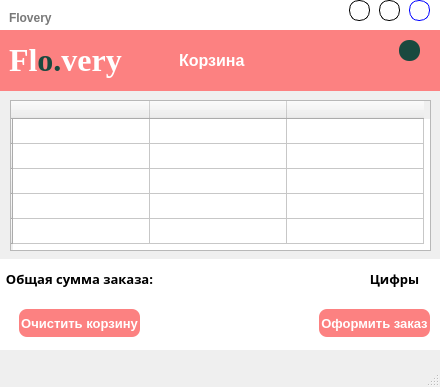
<?xml version="1.0" encoding="UTF-8"?>
<ui version="4.0">
 <class>MainWindow</class>
 <widget class="QMainWindow" name="MainWindow">
  <property name="geometry">
   <rect>
    <x>0</x>
    <y>0</y>
    <width>440</width>
    <height>387</height>
   </rect>
  </property>
  <property name="windowTitle">
   <string>MainWindow</string>
  </property>
  <widget class="QWidget" name="MainWidget">
   <widget class="QWidget" name="OverHeadWidget" native="true">
    <property name="geometry">
     <rect>
      <x>-11</x>
      <y>0</y>
      <width>771</width>
      <height>31</height>
     </rect>
    </property>
    <property name="styleSheet">
     <string notr="true">background-color: rgb(255, 255, 255);</string>
    </property>
    <widget class="QLabel" name="LabelName">
     <property name="geometry">
      <rect>
       <x>20</x>
       <y>10</y>
       <width>51</width>
       <height>16</height>
      </rect>
     </property>
     <property name="text">
      <string>&lt;html&gt;&lt;head/&gt;&lt;body&gt;&lt;p&gt;&lt;span style=&quot; font-size:9pt; font-weight:600; color:#787878;&quot;&gt;Flovery&lt;/span&gt;&lt;/p&gt;&lt;/body&gt;&lt;/html&gt;</string>
     </property>
    </widget>
    <widget class="QFrame" name="frameCircle1">
     <property name="geometry">
      <rect>
       <x>360</x>
       <y>0</y>
       <width>21</width>
       <height>21</height>
      </rect>
     </property>
     <property name="sizePolicy">
      <sizepolicy hsizetype="Fixed" vsizetype="Fixed">
       <horstretch>0</horstretch>
       <verstretch>0</verstretch>
      </sizepolicy>
     </property>
     <property name="minimumSize">
      <size>
       <width>0</width>
       <height>0</height>
      </size>
     </property>
     <property name="maximumSize">
      <size>
       <width>100</width>
       <height>100</height>
      </size>
     </property>
     <property name="styleSheet">
      <string notr="true">background-color: rgb(255, 255, 255);
border-radius: 10px;
border: 1px solid black;</string>
     </property>
     <property name="frameShape">
      <enum>QFrame::StyledPanel</enum>
     </property>
     <property name="frameShadow">
      <enum>QFrame::Raised</enum>
     </property>
    </widget>
    <widget class="QFrame" name="frameCircle2">
     <property name="geometry">
      <rect>
       <x>390</x>
       <y>0</y>
       <width>21</width>
       <height>21</height>
      </rect>
     </property>
     <property name="sizePolicy">
      <sizepolicy hsizetype="Fixed" vsizetype="Fixed">
       <horstretch>0</horstretch>
       <verstretch>0</verstretch>
      </sizepolicy>
     </property>
     <property name="minimumSize">
      <size>
       <width>0</width>
       <height>0</height>
      </size>
     </property>
     <property name="maximumSize">
      <size>
       <width>100</width>
       <height>100</height>
      </size>
     </property>
     <property name="styleSheet">
      <string notr="true">background-color: rgb(255, 255, 255);
border-radius: 10px;
border: 1px solid black;</string>
     </property>
     <property name="frameShape">
      <enum>QFrame::StyledPanel</enum>
     </property>
     <property name="frameShadow">
      <enum>QFrame::Raised</enum>
     </property>
    </widget>
    <widget class="QFrame" name="frameCircle3">
     <property name="geometry">
      <rect>
       <x>420</x>
       <y>0</y>
       <width>21</width>
       <height>21</height>
      </rect>
     </property>
     <property name="sizePolicy">
      <sizepolicy hsizetype="Fixed" vsizetype="Fixed">
       <horstretch>0</horstretch>
       <verstretch>0</verstretch>
      </sizepolicy>
     </property>
     <property name="minimumSize">
      <size>
       <width>0</width>
       <height>0</height>
      </size>
     </property>
     <property name="maximumSize">
      <size>
       <width>100</width>
       <height>100</height>
      </size>
     </property>
     <property name="styleSheet">
      <string notr="true">background-color: rgb(255, 255, 255);
border-radius: 10px;
border: 1px solid blue;</string>
     </property>
     <property name="frameShape">
      <enum>QFrame::StyledPanel</enum>
     </property>
     <property name="frameShadow">
      <enum>QFrame::Raised</enum>
     </property>
    </widget>
   </widget>
   <widget class="QWidget" name="HeadWidget" native="true">
    <property name="geometry">
     <rect>
      <x>-11</x>
      <y>30</y>
      <width>451</width>
      <height>61</height>
     </rect>
    </property>
    <property name="styleSheet">
     <string notr="true">background-color: rgb(252, 129, 129);
</string>
    </property>
    <widget class="QLabel" name="labelName">
     <property name="geometry">
      <rect>
       <x>20</x>
       <y>10</y>
       <width>131</width>
       <height>41</height>
      </rect>
     </property>
     <property name="font">
      <font>
       <family>Times New Roman</family>
       <weight>75</weight>
       <bold>true</bold>
      </font>
     </property>
     <property name="text">
      <string>&lt;html&gt;&lt;head/&gt;&lt;body&gt;&lt;p&gt;&lt;span style=&quot; font-size:24pt; color:#ffffff;&quot;&gt;Fl&lt;/span&gt;&lt;span style=&quot; font-size:24pt; color:#19493f;&quot;&gt;o.&lt;/span&gt;&lt;span style=&quot; font-size:24pt; color:#ffffff;&quot;&gt;very&lt;/span&gt;&lt;/p&gt;&lt;/body&gt;&lt;/html&gt;</string>
     </property>
    </widget>
    <widget class="QFrame" name="frameCircle1_2">
     <property name="geometry">
      <rect>
       <x>410</x>
       <y>10</y>
       <width>21</width>
       <height>21</height>
      </rect>
     </property>
     <property name="sizePolicy">
      <sizepolicy hsizetype="Fixed" vsizetype="Fixed">
       <horstretch>0</horstretch>
       <verstretch>0</verstretch>
      </sizepolicy>
     </property>
     <property name="minimumSize">
      <size>
       <width>0</width>
       <height>0</height>
      </size>
     </property>
     <property name="maximumSize">
      <size>
       <width>100</width>
       <height>100</height>
      </size>
     </property>
     <property name="styleSheet">
      <string notr="true">background-color: rgb(25, 73, 63);
border-radius: 10px;
</string>
     </property>
     <property name="frameShape">
      <enum>QFrame::StyledPanel</enum>
     </property>
     <property name="frameShadow">
      <enum>QFrame::Raised</enum>
     </property>
    </widget>
    <widget class="QLabel" name="labelBasket">
     <property name="geometry">
      <rect>
       <x>190</x>
       <y>20</y>
       <width>81</width>
       <height>21</height>
      </rect>
     </property>
     <property name="text">
      <string>&lt;html&gt;&lt;head/&gt;&lt;body&gt;&lt;p&gt;&lt;span style=&quot; font-size:12pt; font-weight:600; color:#ffffff;&quot;&gt;Корзина&lt;/span&gt;&lt;/p&gt;&lt;/body&gt;&lt;/html&gt;</string>
     </property>
    </widget>
   </widget>
   <widget class="QWidget" name="widgetLower" native="true">
    <property name="geometry">
     <rect>
      <x>-1</x>
      <y>259</y>
      <width>441</width>
      <height>91</height>
     </rect>
    </property>
    <property name="styleSheet">
     <string notr="true">background-color: rgb(255, 255, 255);</string>
    </property>
    <widget class="QLabel" name="labelSum">
     <property name="geometry">
      <rect>
       <x>0</x>
       <y>0</y>
       <width>161</width>
       <height>41</height>
      </rect>
     </property>
     <property name="font">
      <font>
       <family>Microsoft PhagsPa</family>
       <pointsize>10</pointsize>
       <weight>75</weight>
       <bold>true</bold>
      </font>
     </property>
     <property name="styleSheet">
      <string notr="true">color: rgb(0, 0, 0);</string>
     </property>
     <property name="text">
      <string>&lt;html&gt;&lt;head/&gt;&lt;body&gt;&lt;p align=&quot;center&quot;&gt;Общая сумма заказа:&lt;/p&gt;&lt;/body&gt;&lt;/html&gt;</string>
     </property>
    </widget>
    <widget class="QLabel" name="labelNumberPrice">
     <property name="geometry">
      <rect>
       <x>370</x>
       <y>0</y>
       <width>51</width>
       <height>41</height>
      </rect>
     </property>
     <property name="font">
      <font>
       <family>Microsoft PhagsPa</family>
       <pointsize>10</pointsize>
       <weight>75</weight>
       <bold>true</bold>
      </font>
     </property>
     <property name="styleSheet">
      <string notr="true">color: rgb(0, 0, 0);</string>
     </property>
     <property name="text">
      <string>&lt;html&gt;&lt;head/&gt;&lt;body&gt;&lt;p align=&quot;center&quot;&gt;Цифры&lt;/p&gt;&lt;/body&gt;&lt;/html&gt;</string>
     </property>
    </widget>
    <widget class="QPushButton" name="ButtonClearBusket">
     <property name="geometry">
      <rect>
       <x>20</x>
       <y>50</y>
       <width>121</width>
       <height>28</height>
      </rect>
     </property>
     <property name="minimumSize">
      <size>
       <width>100</width>
       <height>28</height>
      </size>
     </property>
     <property name="maximumSize">
      <size>
       <width>16777215</width>
       <height>28</height>
      </size>
     </property>
     <property name="font">
      <font>
       <pointsize>10</pointsize>
       <weight>75</weight>
       <bold>true</bold>
      </font>
     </property>
     <property name="styleSheet">
      <string notr="true">background-color: rgb(252, 129, 129);
color: rgb(255, 255, 255);
border-radius: 8px;
</string>
     </property>
     <property name="text">
      <string>Очистить корзину</string>
     </property>
     <property name="checkable">
      <bool>true</bool>
     </property>
     <property name="checked">
      <bool>true</bool>
     </property>
    </widget>
    <widget class="QPushButton" name="ButtonBuy">
     <property name="geometry">
      <rect>
       <x>320</x>
       <y>50</y>
       <width>111</width>
       <height>28</height>
      </rect>
     </property>
     <property name="minimumSize">
      <size>
       <width>100</width>
       <height>28</height>
      </size>
     </property>
     <property name="maximumSize">
      <size>
       <width>16777215</width>
       <height>28</height>
      </size>
     </property>
     <property name="font">
      <font>
       <pointsize>10</pointsize>
       <weight>75</weight>
       <bold>true</bold>
      </font>
     </property>
     <property name="styleSheet">
      <string notr="true">background-color: rgb(252, 129, 129);
color: rgb(255, 255, 255);
border-radius: 8px;
</string>
     </property>
     <property name="text">
      <string>Оформить заказ</string>
     </property>
     <property name="checkable">
      <bool>true</bool>
     </property>
     <property name="checked">
      <bool>true</bool>
     </property>
    </widget>
   </widget>
   <widget class="QTableWidget" name="tableWidgetProducts">
    <property name="geometry">
     <rect>
      <x>10</x>
      <y>100</y>
      <width>421</width>
      <height>151</height>
     </rect>
    </property>
    <property name="gridStyle">
     <enum>Qt::SolidLine</enum>
    </property>
    <attribute name="horizontalHeaderCascadingSectionResizes">
     <bool>false</bool>
    </attribute>
    <attribute name="horizontalHeaderDefaultSectionSize">
     <number>137</number>
    </attribute>
    <attribute name="horizontalHeaderMinimumSectionSize">
     <number>50</number>
    </attribute>
    <attribute name="horizontalHeaderShowSortIndicator" stdset="0">
     <bool>false</bool>
    </attribute>
    <attribute name="horizontalHeaderStretchLastSection">
     <bool>false</bool>
    </attribute>
    <attribute name="verticalHeaderDefaultSectionSize">
     <number>25</number>
    </attribute>
    <attribute name="verticalHeaderMinimumSectionSize">
     <number>20</number>
    </attribute>
    <attribute name="verticalHeaderStretchLastSection">
     <bool>false</bool>
    </attribute>
    <row>
     <property name="text">
      <string/>
     </property>
    </row>
    <row>
     <property name="text">
      <string/>
     </property>
    </row>
    <row>
     <property name="text">
      <string/>
     </property>
    </row>
    <row>
     <property name="text">
      <string/>
     </property>
    </row>
    <row>
     <property name="text">
      <string/>
     </property>
    </row>
    <column>
     <property name="text">
      <string/>
     </property>
    </column>
    <column>
     <property name="text">
      <string/>
     </property>
    </column>
    <column>
     <property name="text">
      <string/>
     </property>
    </column>
   </widget>
  </widget>
  <widget class="QMenuBar" name="menubar">
   <property name="geometry">
    <rect>
     <x>0</x>
     <y>0</y>
     <width>440</width>
     <height>21</height>
    </rect>
   </property>
  </widget>
  <widget class="QStatusBar" name="statusbar"/>
 </widget>
 <resources/>
 <connections/>
</ui>
